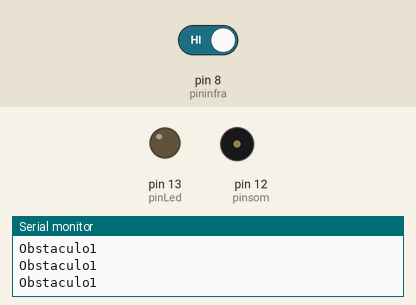
The sketch below on a simulated Arduino Uno, built with avr-gcc and run on an emulated ATmega328P. Parts: output pins drawn as LEDs (lit = HIGH), buzzer (waves = sounding), the last lines printed to the serial monitor. The inputs (shaded band) are chosen by the test bench; at power-on: pin 8 (pininfra) HIGH.

Above: at 1.2 s.
1.3 s: pin 8 (pininfra) driven LOW
At 2.5 s:
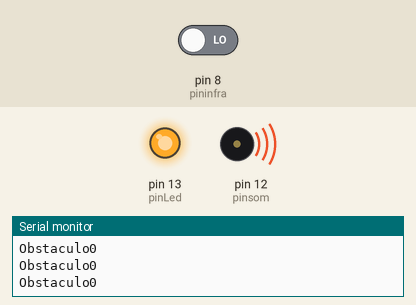
2.8 s: pin 8 (pininfra) driven HIGH
At 3.6 s:
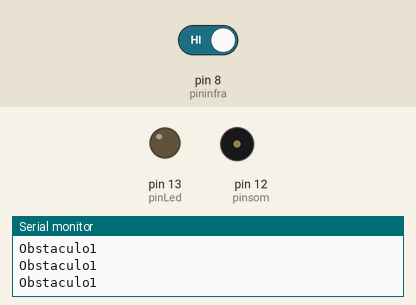
Timing chart, 0 to 5.8 s (numbered marks = the images above; inputs shaded):
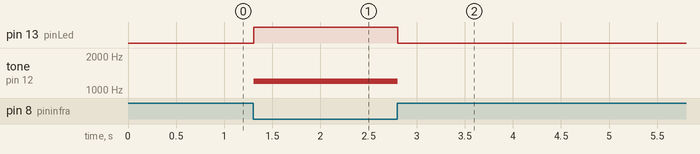

The sketch:

Teste_obstaculo.ino
```cpp
/*
Teste com Sensor de obstaculo infravermelho
*/

const int pininfra = 8; //Sensor no pino 8
const int pinLed = 13; //Led no pino 13
const int pinsom = 12; //Buzer no pino 12
int obst = 0;

void setup() {
Serial.begin(9600);
pinMode(pininfra, INPUT); //Sensor como entrada
pinMode(pinLed, OUTPUT); //Led como saida
pinMode(pinsom, OUTPUT); //buzzer como saida

}

void loop() {

obst=digitalRead(pininfra);
Serial.print("Obstaculo");
Serial.println(obst);

  if (digitalRead(pininfra) == LOW){ //Se o sensor for 0 entao

  digitalWrite(pinLed, HIGH); //Ligar led
  tone(pinsom, 1200, 1000); //Tocar buzzer

  }

  else{ //senão

 digitalWrite(pinLed, LOW); //Desligar led
 noTone(pinsom); //Desligar buzzer

  }

}
```

Measured:
- after the input at 1.3 s, pin 13 (pinLed): LOW → HIGH at once; tone on pin 12 (pinsom): silent → 1200 Hz at once
- after the input at 2.8 s, pin 13 (pinLed): HIGH → LOW at once; tone on pin 12 (pinsom): 1200 Hz → silent at once
